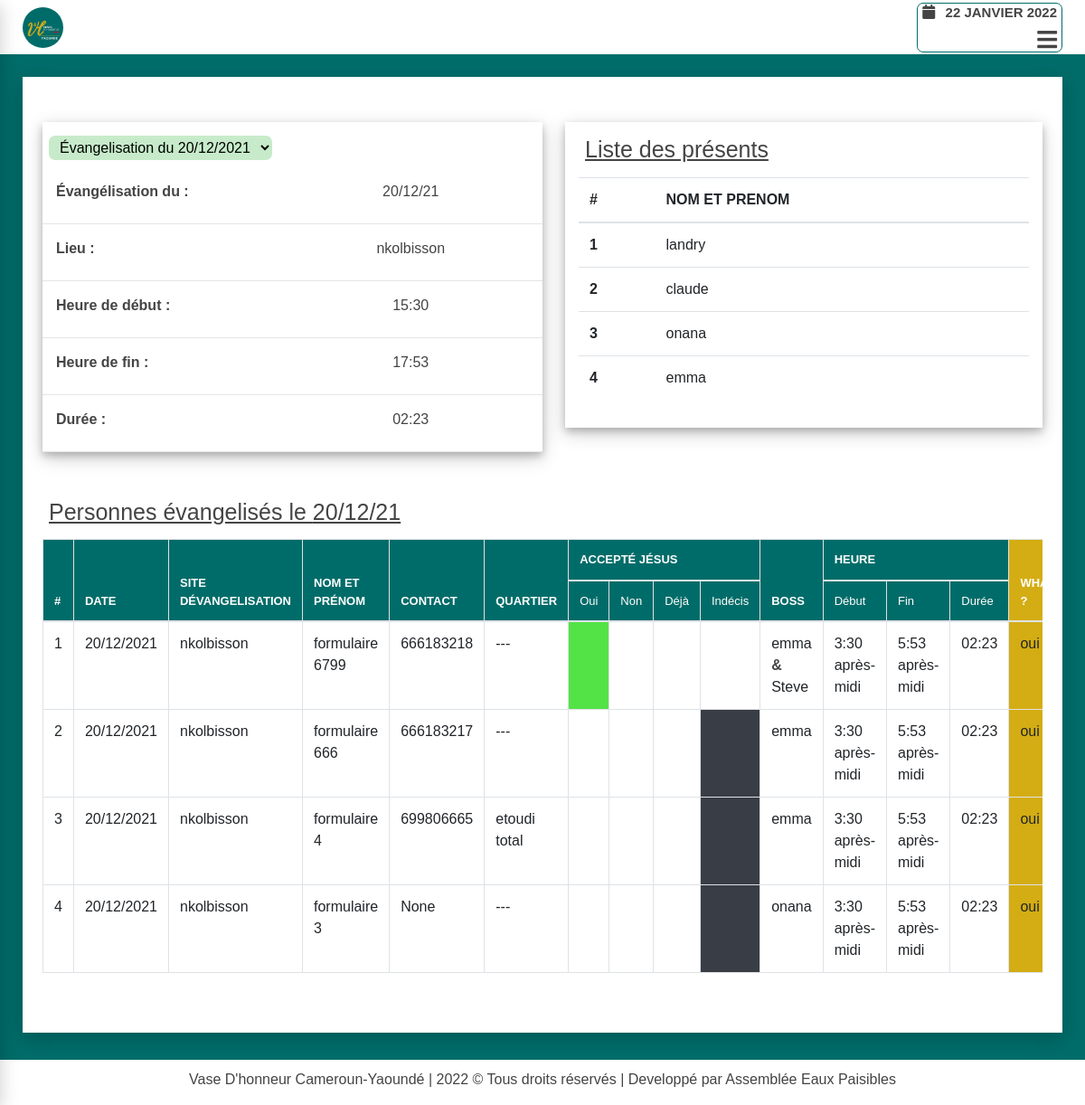
/evangelisation/, run on the app's committed database.
### evangelisation/models.py (models this page shows, shortened)
class Evangelisation(models.Model):
    status = (
        ('oui', 'Oui'),
        ('non', 'Non')
    )
    day = models.DateField(verbose_name="Jour d'évangélisation",
            default=timezone.now, unique=True,
            error_messages={'unique':"ce moment d'évangelisation existe déjà"})
    heure_de_debut = models.TimeField(default=timezone.now, verbose_name="Heure de début")
    heure_de_fin = models.TimeField(default=timezone.now, verbose_name="Heure de fin")
    site = models.ForeignKey(Site, related_name="evangelisations", verbose_name="Lieu d'évangelisation",
                            on_delete=models.SET_NULL, blank=True,  null=True)
    author = models.ForeignKey(User, related_name='evangs', on_delete=models.SET_NULL,
                                blank=True, null=True, verbose_name="créer par ")
    boss = models.ManyToManyField(Participant, related_name='participations',
                                blank=True, verbose_name="Qui sont présents ?")
    observation = models.TextField(verbose_name="Observations", null=True, blank=True)
    def __str__(self):
        if self.day.month >=10:
            return f"Évangelisation du {self.day.day}/{self.day.month}/{self.day.year}"
        else:
            return f"Évangelisation du {self.day.day}/0{self.day.month}/{self.day.year}"
    def dure(self):
        rest = None
        debut_minites = self.heure_de_debut.hour*60 + self.heure_de_debut.minute
        fin_minites = self.heure_de_fin.hour*60 + self.heure_de_fin.minute
        if debut_minites<=fin_minites:
            heure = (fin_minites - debut_minites)//60
            mini = (fin_minites - debut_minites)%60
            if 0<=heure<=9:
                if 0<=mini<=9:
                    rest = f"0{int(heure)}:0{mini}"
                else:
                    rest = f"0{int(heure)}:{mini}"
            else:
                if 0<=mini<=9:
                    rest = f"{int(heure)}:0{mini}"
                rest = f"{heure}:{mini}"
        else:
            return f"calcule impossible"
        return rest

class Site(models.Model):
    status = (
        ('oui', 'Oui'),
        ('non', 'Non')
    )
    nom_site_evangelisation = models.CharField(max_length=200,
                        verbose_name="site d'évangélisation",
                        help_text="le nom du site doit avoir au moins 03 caractères",
                        unique=True,
                        error_messages={'unique':"Un site avec ce nom existe déjà"})
    description = models.TextField(null=True, blank=True, verbose_name="Description", help_text="ajouter une description du site")
    image = models.ImageField(upload_to='images/site/%Y/%m/%d/', null=True, blank=True, help_text="ajouter une image")
    author = models.ForeignKey(User, related_name='sites',
                                on_delete=models.SET_NULL,
                                null=True,
                                verbose_name="ajouter par ")
    created = models.DateTimeField(auto_now_add=True)
    updated = models.DateTimeField(auto_now=True)
    class Meta:
        verbose_name = "Site d'évangélisation"
    def __str__(self):
        return self.nom_site_evangelisation

class Participant(models.Model):
    SEXE = (
        ('masculin', 'Masculin'),
        ('féminin', 'Féminin')
    )
    nom_et_prenom = models.CharField(max_length=200, unique=True, error_messages={'unique':"Un participant avec ce nom et\ou prénom existe déjà"})
    sexe = models.CharField(choices=SEXE, max_length=15, verbose_name='Sexe')
    author = models.ForeignKey(User, related_name='participants',
                                on_delete=models.SET_NULL,
                                blank=True,
                                null=True,
                                verbose_name="créer par ")
    created = models.DateTimeField(auto_now_add=True)
    updated = models.DateTimeField(auto_now=True)

class Person(models.Model):
    ACCEPTE_JESUS = (
        ('oui', 'Oui'),
        ('non', 'Non'),
        ('ras', 'Indécis'),
        ('déjà', 'Déjà')
    )
    SEXE = (
        ('masculin', 'Masculin'),
        ('féminin', 'Féminin')
    )
    WHATSAPP = (
        ('oui', 'Oui'),
        ('non', 'Non'),
    )
    author = models.ForeignKey(User, related_name='auth_personnes',
                                            on_delete=models.SET_NULL,
                                            blank=True,
                                            null=True,
                                            verbose_name="Enrgistré par ")
    evangelisation = models.ForeignKey(Evangelisation, related_name='personnes',
                                            on_delete=models.DO_NOTHING,
                                            blank=True,
                                            null=False,
                                            verbose_name="Moment d'évangelisation")
    date = models.DateField(auto_now_add=True)
    nom_et_prenom = models.CharField(max_length=200,
        verbose_name='Nom et Prénom',
        unique=True,
        null=False,
        help_text="ce champ doit avoir au moins trois caractères",
        error_messages={'unique':"Une personne avec ce nom existe déjà"})
    contacts = models.PositiveIntegerField(
                verbose_name="Numéro de téléphone",
                blank=True,
                null=True,
                default= "---",
                unique=True,
                help_text="Le numéro de téléphone doit avoir 09 chiffres",
                error_messages={'unique':"Le numéro de télephone existe déjà"}
        )
    quartier_d_habitation = models.CharField(
        max_length=200,
        verbose_name="Quartier d'habitation",
        help_text="ce champ doit avoir au moins trois caractères",
        blank=True,
        null=True,
        default="---"
    )
    accepte_jesus = models.CharField(choices=ACCEPTE_JESUS, max_length=15, verbose_name='Accepté JÉSUS')
    sexe = models.CharField(choices=SEXE, max_length=15, verbose_name='Sexe')
    whatsapp = models.CharField(choices=WHATSAPP, max_length=15, verbose_name='Whatsapp', blank=True,  null=True)
    boss = models.ManyToManyField(Participant, related_name='personnes',
                        verbose_name="Qui l'ont évangelisé ?",
                        help_text="selectionner les personnes ayant évangelisés cette personne", blank=True)
    sujets_de_priere = models.TextField(verbose_name="Prière et observation", null=True, blank=True, help_text="ce champ est optionnel")
    temoignages = models.TextField(verbose_name="Témoignage", null=True, blank=True, help_text="ce champ est optionnel")
    created = models.DateTimeField(auto_now_add=True, verbose_name='créer à')
    updated = models.DateTimeField(auto_now=True, verbose_name='mis à jour à')
    class Meta:
        verbose_name = "Personne évangélisé"
        ordering = ('-nom_et_prenom',)

### evangelisation/views.py (the view)
def evangelisation_app_index(request):
    context = dict()
    evang_first = None
    evangs = None
    evangs = Evangelisation.objects.all()
    if 'liste-evang' in request.GET:
        id = int(request.GET['liste-evang'])
        evang_first = Evangelisation.objects.get(id=id)
    else:
        evang_first = evangs.first()
    context['evang_first'] = evang_first
    context['evangs'] = evangs
    context['select_link'] = 'evangelisation'
    return render(request, 'index.html', context)

### evangelisation/templates/index.html (shortened to what this page needs)
{% extends 'base.html' %}
{% block hamburger %}
    <div class="menu-btn">
        <i class="fas fa-bars"></i>
    </div>
{% endblock hamburger %}
{% block content %}
<div class="home">
    <div class="wrapper-evang">
        <div class="row">
            <div class="col-md-6">
                <div class="wrapper-detail-evang">
                    <div class="evang-dropdow">
                        <form action="{% url 'evangelisation:evangelisation_app_index' %}">
                            <select onchange="form.submit()" name="liste-evang" id="liste-evang">
                                {% for evg in evangs %}
                                    <option
                                    {% if evang_first.id == evg.id %}
                                        selected="true"
                                    {% endif %}
                                         value="{{evg.id}}">{{evg}}</option>
                                {% endfor %}
                            </select>
                        </form>
                    </div>
                    <dl class="dl-horizontal">
                        <div class="pt-2">
                            <div class="row">
                                <dt class="col-sm-6">Évangélisation du :</dt>
                                <dd class="col-sm-6">{{ evang_first.day|date:"d/m/y" }}</dd>
                            </div>
                            <div class="row">
                                <dt class="col-sm-6">Lieu :</dt>
                                <dd class="col-sm-6">{{ evang_first.site }}</dd>
                            </div>
                            <div class="row">
                                <dt class="col-sm-6">Heure de début :</dt>
                                <dd class="col-sm-6">{{ evang_first.heure_de_debut|time:'H:i' }}</dd>
                            </div>
                            <div class="row">
                                <dt class="col-sm-6">Heure de fin :</dt>
                                <dd class="col-sm-6">{{ evang_first.heure_de_fin|time:'H:i' }}</dd>
                            </div>
                            <div class="row">
                                <dt class="col-sm-6">Durée :</dt>
                                <dd class="col-sm-6">{{ evang_first.dure }}</dd>
                            </div>
                        </div>
                    </dl>
                </div>
            </div>
            <div class="col-md-6">
                <div class="wrapper-detail-participants">
                    <h2 class="mb-3 h-deco">
                        Liste des présents
                    </h2>
                    <div class="rempl">
                        <div class="table-responsive tab-elmt scroll-tab-elmt-evang-boss">
                            <table class="table table-hover" id="table-evang">
                                <thead>
                                    <tr>
                                        <th scope="col" rowspan="2">#</th>
                                        <th scope="col" rowspan="2">Nom et Prenom</th>
                                    </tr>
                                </thead>
                                <tbody>
                                    {% for boss in evang_first.boss.all %}
                                        <tr>
                                            <th scope="row">{{ forloop.counter }}</th>
                                            <td>{{ boss.nom_et_prenom }}</td>
                                        </tr>
                                    {% empty %}
                                        <p class="tabl_empty">pas de donnée</p>
                                    {% endfor %}
                                </tbody>
                            </table>
                        </div>
                    </div>
                </div>
            </div>
        </div>
    </div>
    <div class="wrapper-tabl-evang">
        <h2>Personnes évangelisés le {{evang_first.day|date:"d/m/y"}}</h2>
        {% include 'table-index.html' %}
    </div>
</div>
{% endblock content %}

### evangelisation/templates/table-index.html (shortened to what this page needs)
<div class="table-responsive">
    <table class="table table-bordered table-hover" id="person-evang">
        <thead>
            <tr>
                <th scope="col" rowspan="2" class="action-checkbox-column">
                    #
                </th>
                <th scope="col" rowspan="2">Date</th>
                <th scope="col" rowspan="2">Site dévangelisation</th>
                <th scope="col" rowspan="2">Nom et prénom</th>
                <th scope="col" rowspan="2">Contact</th>
                <th scope="col" rowspan="2">Quartier</th>
                <th scope="col" colspan="4">Accepté JÉSUS</th>
                <th scope="col" rowspan="2">Boss</th>
                <th scope="col" colspan="3">Heure</th>
                <th scope="col" rowspan="2" style="background-color: #d4ad14;">Whatsapp ?</th>
            </tr>
            <tr>
                <td>Oui</td>
                <td>Non</td>
                <td>Déjà</td>
                <td>Indécis</td>
                <td>Début</td>
                <td>Fin</td>
                <td>Durée</td>
            </tr>
        </thead>
        <tbody>
            {% for pers in evang_first.personnes.all %}
                <tr>
                    <td scope="row" class="action-checkbox">
                        {{forloop.counter}}
                    </td>
                    <td>{{ pers.evangelisation.day|date:"d/m/Y" }}</td>
                    <td>{{ pers.evangelisation.site }}</td>
                    <td>{{ pers.nom_et_prenom }}</td>
                    <td>{{ pers.contacts }}</td>
                    <td>{{ pers.quartier_d_habitation }}</td>
                    {% if pers.accepte_jesus == 'oui' %}
                        <td style="background-color: #54E346;"></td>
                        <td></td>
                        <td></td>
                        <td></td>
                    {% elif pers.accepte_jesus == 'non' %}
                        <td></td>
                        <td style="background-color: #E71414;"></td>
                        <td></td>
                        <td></td>
                    {% elif pers.accepte_jesus == 'déjà' %}
                        <td></td>
                        <td></td>
                        <td style="background-color: #3EDBF0;"></td>
                        <td></td>
                    {% elif pers.accepte_jesus == 'ras' %}
                        <td></td>
                        <td></td>
                        <td></td>
                        <td style="background-color: #393E46;"></td>
                    {% endif %}
                    <td>
                        {% for boss in pers.boss.all %}
                            {{ boss.nom_et_prenom }}
                            {% ifnotequal forloop.last True  %}
                            <b> & </b>
                            {% endifnotequal %}
                        {% endfor %}
                    </td>
                    <td>{{ pers.evangelisation.heure_de_debut }}</td>
                    <td>{{ pers.evangelisation.heure_de_fin }}</td>
                    <td>{{ pers.evangelisation.dure }}</td>
                    <td style="background-color: #d4ad14;">{{ pers.whatsapp }}</td>
                </tr>
            {% endfor %}
        </tbody>
    </table>
</div>

### data on the page
Evangelisation: day "20/12/21", site "nkolbisson", heure_de_debut "15:30", heure_de_fin "17:53", dure "02:23"
Participant: nom_et_prenom "landry"
Participant: nom_et_prenom "claude"
Participant: nom_et_prenom "onana"
Participant: nom_et_prenom "emma"
Person: evangelisation.day "20/12/2021", evangelisation.site "nkolbisson", nom_et_prenom "formulaire 6799", contacts "666183218", quartier_d_habitation "---", accepte_jesus "oui" (drawn), evangelisation.heure_de_debut "3:30 après-midi", evangelisation.heure_de_fin "5:53 après-midi", evangelisation.dure "02:23", whatsapp "oui"
Participant: nom_et_prenom "Steve"
Person: evangelisation.day "20/12/2021", evangelisation.site "nkolbisson", nom_et_prenom "formulaire 666", contacts "666183217", quartier_d_habitation "---", accepte_jesus "ras" (drawn), evangelisation.heure_de_debut "3:30 après-midi", evangelisation.heure_de_fin "5:53 après-midi", evangelisation.dure "02:23", whatsapp "oui"
Person: evangelisation.day "20/12/2021", evangelisation.site "nkolbisson", nom_et_prenom "formulaire 4", contacts "699806665", quartier_d_habitation "etoudi total", accepte_jesus "ras" (drawn), evangelisation.heure_de_debut "3:30 après-midi", evangelisation.heure_de_fin "5:53 après-midi", evangelisation.dure "02:23", whatsapp "oui"
Person: evangelisation.day "20/12/2021", evangelisation.site "nkolbisson", nom_et_prenom "formulaire 3", contacts "None", quartier_d_habitation "---", accepte_jesus "ras" (drawn), evangelisation.heure_de_debut "3:30 après-midi", evangelisation.heure_de_fin "5:53 après-midi", evangelisation.dure "02:23", whatsapp "oui"

### other printed values
form field liste-evang "Évangelisation du 20/12/2021"
